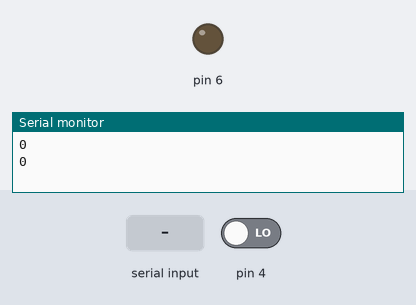
Bench run of a sketch on a simulated Arduino Uno, built with avr-gcc and run on an emulated ATmega328P. Shown: output pins drawn as LEDs (lit = HIGH), the last lines printed to the serial monitor. Inputs (shaded band) come from the test bench; at power-on: pin 4 LOW.

Above: at 1.2 s.
1.3 s: "ON\n" received over Serial
At 2.4 s:
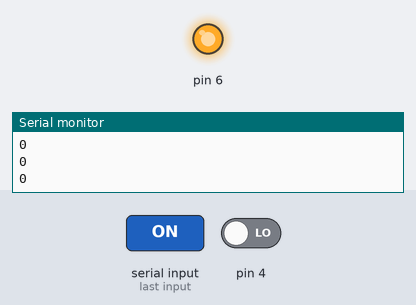
3.5 s: "OFF\n" received over Serial
At 5.2 s:
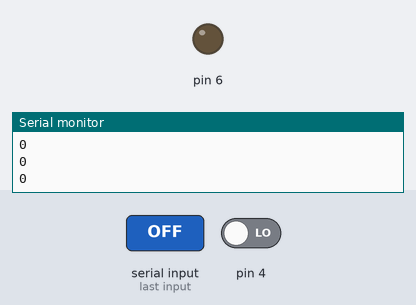
Timing chart, 0 to 6.7 s (numbered marks = the images above; inputs shaded):
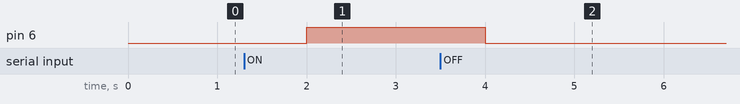

Measured:
- after the input at 1.3 s, pin 6: LOW → HIGH after 0.70 s
- after the input at 3.5 s, pin 6: HIGH → LOW after 0.50 s

The sketch:

sketch_jul16a.ino
```cpp
String str;
void setup() {
  // put your setup code here, to run once:
  Serial.begin(9600);
  pinMode(6,OUTPUT);
  digitalWrite(6,0);
  pinMode(4,INPUT);
}

void loop() {
  int a=digitalRead(4);
  if (Serial.available()) {
    // 讀取傳入的字串直到"\n"結尾
    str = Serial.readStringUntil('\n');

    if (str == "ON") {           // 若字串是 "ON" 開始吸
      digitalWrite(6,1);

    } else if (str == "OFF") {
      digitalWrite(6,0);
    }
  }
  Serial.println(a);
  delay(1000);
}
```
